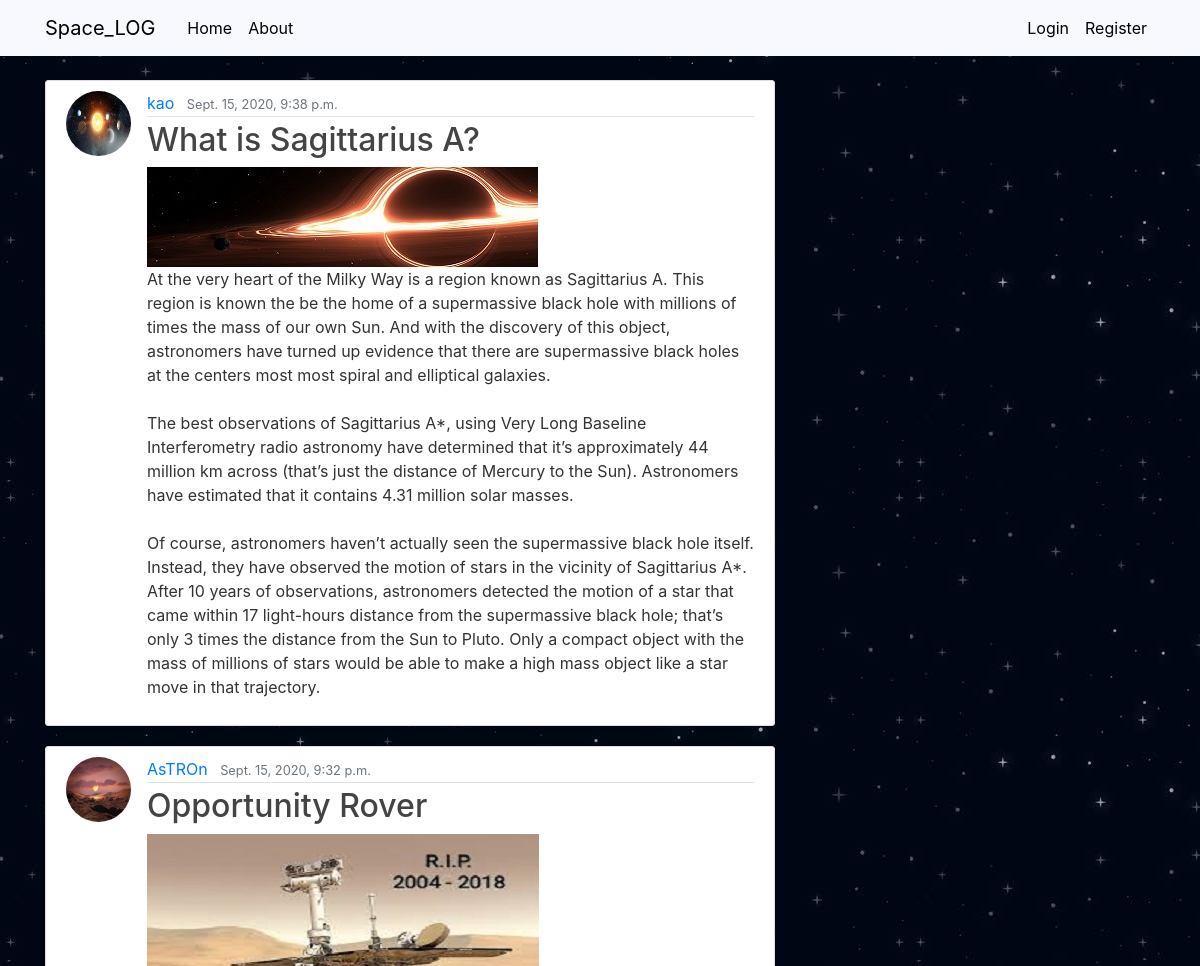
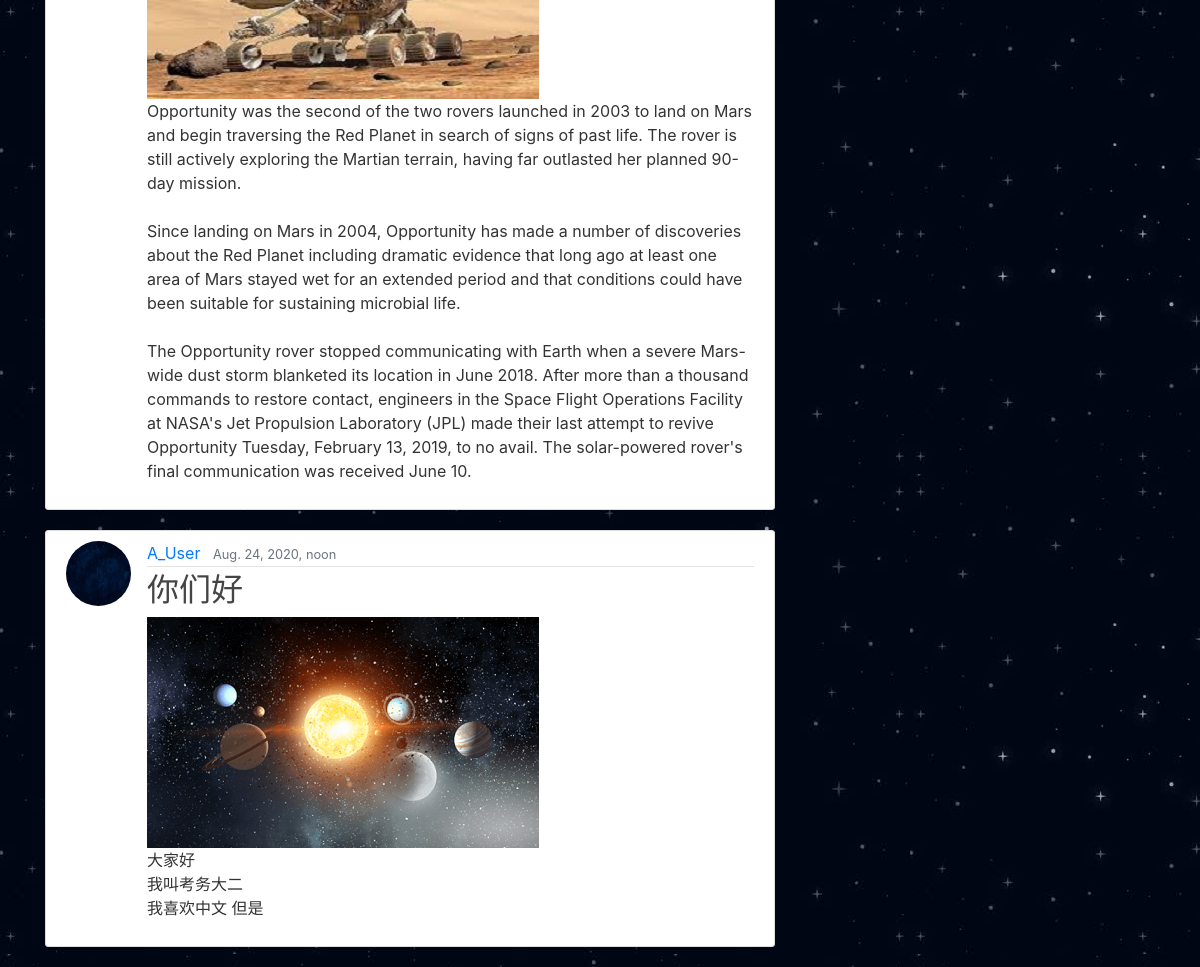
The page / on the database its author committed (2 pictures, top to bottom).
### blog/models.py (models this page shows, shortened)
class Post(models.Model):
	title = models.CharField(max_length = 100)
	content = models.TextField()
	date_posted = models.DateTimeField(default = timezone.now)
	author = models.ForeignKey(User, on_delete = models.CASCADE)
	thumb = models.ImageField(default='SPACE.png',blank=True)

### users/models.py (models this page shows, shortened)
class Profile(models.Model):
	user = models.OneToOneField(User, on_delete=models.CASCADE)
	image = models.ImageField(default='default_profile.png',upload_to='profile_pics')

### blog/views.py (the view)
# urls.py: url(r'^$', PostListView.as_view() , name='blog-home'),
class PostListView(ListView):
  model = Post
  template_name = 'blog/home.html'
  context_object_name = 'posts'
  ordering = ['-date_posted'] #to make the newist post appear at the top

### blog/templates/blog/home.html
{% extends "blog/base.html" %}
{% block content %}
	  {% for post in posts %}
			<article class="media content-section">
			  <img class="rounded-circle article-img" src="{{ post.author.profile.image.url }}">
			  <div class="media-body">
			    <div class="article-metadata">
			      <a class="mr-2" href="#">{{ post.author }}</a>
			      <small class="text-muted">{{ post.date_posted }}</small>
			    </div>
			    <h2><a class="article-title" href="{% url 'post-detail' %}">{{ post.title }}</a></h2>
			    <img src="{{ post.thumb.url }}">
			    <p class="article-content">{{ post.content }}</p>
			  </div>
			</article>
	  {% endfor %}
{% endblock content %}

### blog/templates/blog/base.html (shortened to what this page needs)
{% load static %}
<!DOCTYPE html>
<html>
<head>
    <link rel="stylesheet" href="https://stackpath.bootstrapcdn.com/bootstrap/4.5.2/css/bootstrap.min.css">
    <link rel="stylesheet" type="text/css" href="{% static 'blog/main.css' %}">
</head>
<body>
      <header class="site-header">
		  <nav class="navbar navbar-expand-md navbar-dark bg-steel fixed-top">
		    <div class="container">
		      <a class="navbar-brand mr-4" href="{% url 'blog-home' %}" style="color: #000000">Space_LOG</a>
		      <div class="collapse navbar-collapse" id="navbarToggle">
		        <div class="navbar-nav mr-auto">
		          <a class="nav-item nav-link" href="{% url 'blog-home' %}" style="color: #000000">Home</a>
		          <a class="nav-item nav-link" href="{% url 'blog-about' %}" style="color: #000000">About</a>
		        </div>
		        <div class="navbar-nav">
		          {% if user.is_authenticated %}
		             <a class="nav-item nav-link" href="{% url 'post-create' %}" style="color: #000000">New Post</a>
		          	  <a class="nav-item nav-link" href="{% url 'profile' %}" style="color: #000000">Profile</a>
		              <a class="nav-item nav-link" href="{% url 'logout' %}" style="color: #000000">Logout</a>
		          {% else %}
			          <a class="nav-item nav-link" href="{% url 'login' %}" style="color: #000000">Login</a>
			          <a class="nav-item nav-link" href="{% url 'register' %}" style="color: #000000">Register</a>
		          {% endif %}
		        </div>
		      </div>
		    </div>
		  </nav>
		</header>
     <main role="main" class="container">
	  <div class="row">
	    <div class="col-md-8">
	      {% block content %}{% endblock %}
	    </div>
	  </div>
	</main>
</body>
</html>

### blog/static/blog/main.css (style rules this page uses)
body { background: #fafafa; color: #333333; margin-top: 5rem; }
h1, h2, h3, h4, h5, h6 { color: #444444; }
.bg-steel { background-color: #5f788a; }
.site-header .navbar-nav .nav-link { color: #cbd5db; }
.content-section { background: #ffffff; padding: 10px 20px; border: 1px solid #dddddd; border-radius: 3px; margin-bottom: 20px; }
.article-title { color: #444444; }
.article-content { white-space: pre-line; }
.article-img { height: 65px; width: 65px; margin-right: 16px; }
.article-metadata { padding-bottom: 1px; margin-bottom: 4px; border-bottom: 1px solid #e3e3e3 }

### blog/templates/blog/base.html (style rules this page uses)
body { background-color: #191970; background-image: url(/static/starsky.jpg); }
.navbar { background-color: #F8F8FF; }

### rows shown on the page
Post: author.profile.image (picture), author "kao", date_posted "Sept. 15, 2020, 9:38 p.m.", title "What is Sagittarius A?", thumb (picture), content "At the very heart of the Milky Way is a region known as Sagittarius A. This region is known the be the home of a supermassive black hole with millions of times the mass of our own Sun. And with the discovery of this object, astronomers have turned up evidence that there are supermassive black holes at the centers most most spiral and elliptical galaxies. The best observations of Sagittarius A*, using Very Long Baseline Interferometry radio astronomy have determined that it’s approximately 44 million km across (that’s just the distance of Mercury to the Sun). Astronomers have estimated that it contains 4.31 million solar masses. Of course, astronomers haven’t actually seen the supermassive…"
Post: author.profile.image (picture), author "AsTROn", date_posted "Sept. 15, 2020, 9:32 p.m.", title "Opportunity Rover", thumb (picture), content "Opportunity was the second of the two rovers launched in 2003 to land on Mars and begin traversing the Red Planet in search of signs of past life. The rover is still actively exploring the Martian terrain, having far outlasted her planned 90-day mission. Since landing on Mars in 2004, Opportunity has made a number of discoveries about the Red Planet including dramatic evidence that long ago at least one area of Mars stayed wet for an extended period and that conditions could have been suitable for sustaining microbial life. The Opportunity rover stopped communicating with Earth when a severe Mars-wide dust storm blanketed its location in June 2018. After more than a thousand commands to…"
Post: author.profile.image (picture), author "A_User", date_posted "Aug. 24, 2020, noon", title "你们好", thumb (picture), content "大家好 我叫考务大二 我喜欢中文 但是"
